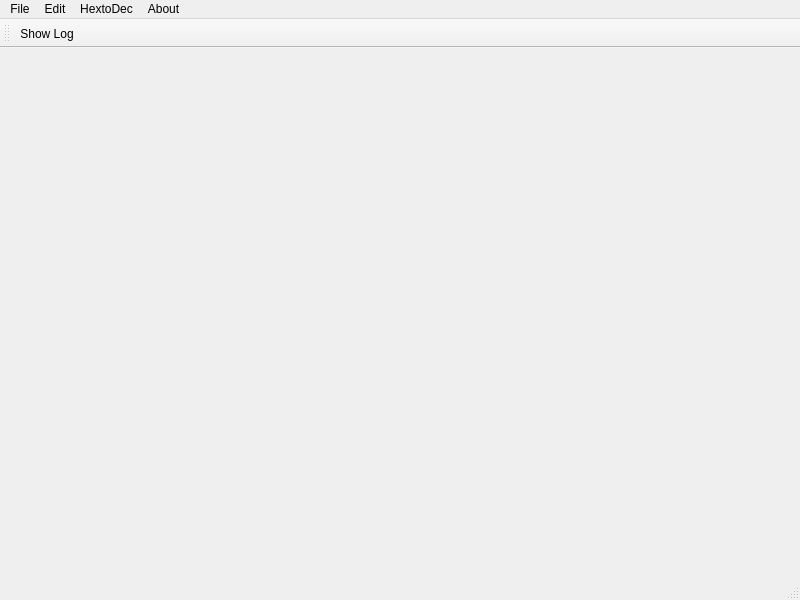
<?xml version="1.0" encoding="UTF-8"?>
<ui version="4.0">
 <class>MainWindow</class>
 <widget class="QMainWindow" name="MainWindow">
  <property name="geometry">
   <rect>
    <x>0</x>
    <y>0</y>
    <width>800</width>
    <height>600</height>
   </rect>
  </property>
  <property name="windowTitle">
   <string>MainWindow</string>
  </property>
  <widget class="QWidget" name="centralwidget"/>
  <widget class="QMenuBar" name="menubar">
   <property name="geometry">
    <rect>
     <x>0</x>
     <y>0</y>
     <width>800</width>
     <height>22</height>
    </rect>
   </property>
   <widget class="QMenu" name="menuFile">
    <property name="title">
     <string>File</string>
    </property>
    <addaction name="actionNew"/>
   </widget>
   <widget class="QMenu" name="menuEdit">
    <property name="title">
     <string>Edit</string>
    </property>
   </widget>
   <widget class="QMenu" name="menuHextoDecOutput">
    <property name="title">
     <string>HextoDec</string>
    </property>
    <addaction name="actionShow_Log"/>
   </widget>
   <widget class="QMenu" name="menuAbout">
    <property name="title">
     <string>About</string>
    </property>
   </widget>
   <addaction name="menuFile"/>
   <addaction name="menuEdit"/>
   <addaction name="menuHextoDecOutput"/>
   <addaction name="menuAbout"/>
  </widget>
  <widget class="QStatusBar" name="statusbar"/>
  <widget class="QToolBar" name="toolBar">
   <property name="windowTitle">
    <string>toolBar</string>
   </property>
   <attribute name="toolBarArea">
    <enum>TopToolBarArea</enum>
   </attribute>
   <attribute name="toolBarBreak">
    <bool>false</bool>
   </attribute>
   <addaction name="actionShow_Log"/>
  </widget>
  <action name="actionNew">
   <property name="text">
    <string>New</string>
   </property>
  </action>
  <action name="actionShow_Log">
   <property name="checkable">
    <bool>true</bool>
   </property>
   <property name="icon">
    <iconset resource="resources.qrc">
     <normaloff>:/images/hextodecoutput.png</normaloff>:/images/hextodecoutput.png</iconset>
   </property>
   <property name="text">
    <string>Show Log</string>
   </property>
  </action>
 </widget>
 <resources>
  <include location="resources.qrc"/>
 </resources>
 <connections/>
</ui>
